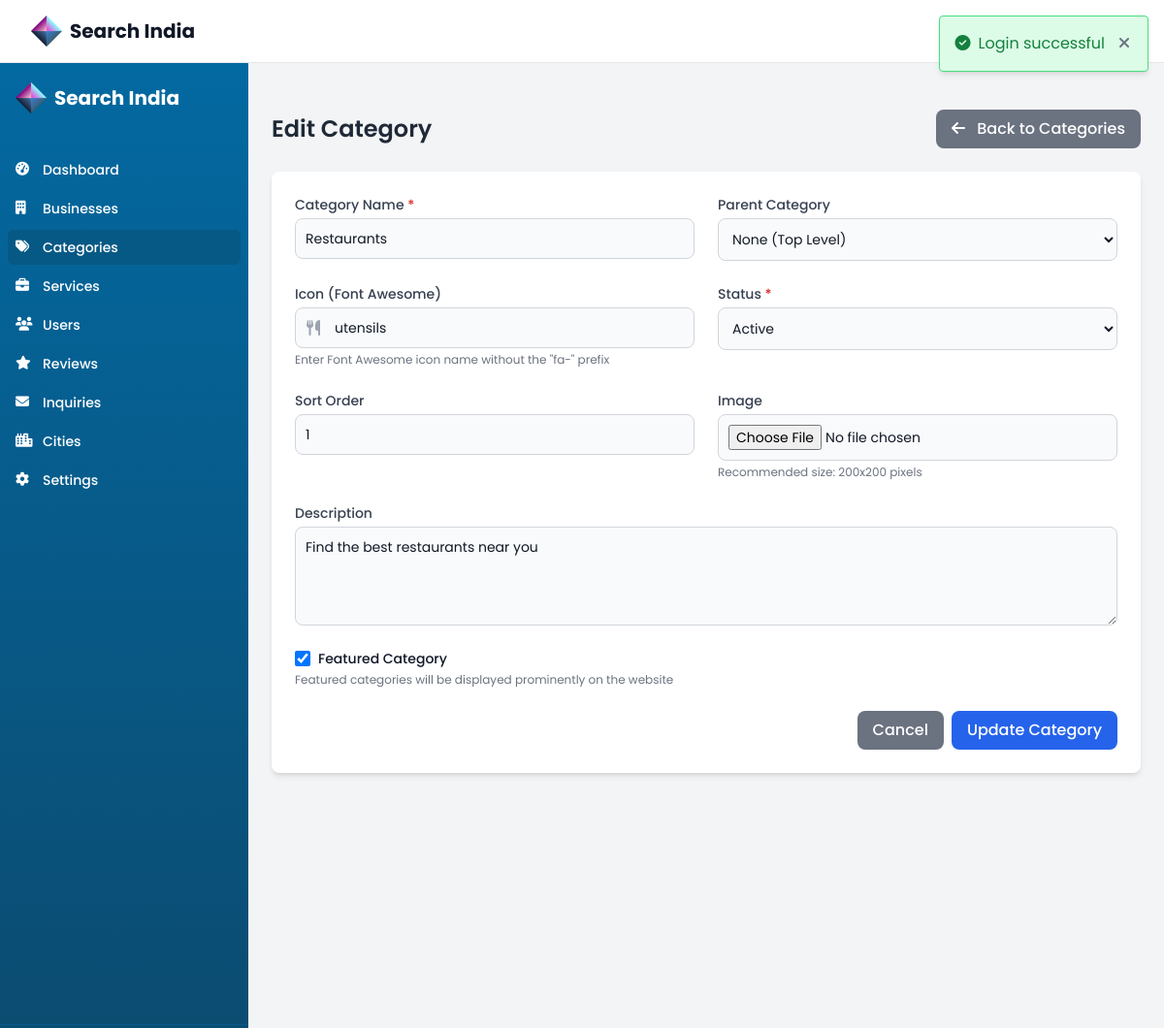
/justdial-admin/modules/categories/edit.php?id=1 (signed in), run on the app's committed database.
### tables this page shows
CREATE TABLE `categories` (
  `id` int(11) NOT NULL,
  `name` varchar(100) NOT NULL,
  `slug` varchar(100) NOT NULL,
  `description` text DEFAULT NULL,
  `icon` varchar(255) DEFAULT NULL,
  `image` varchar(255) DEFAULT NULL,
  `parent_id` int(11) DEFAULT NULL,
  `status` enum('active','inactive') DEFAULT 'active',
  `featured` tinyint(1) DEFAULT 0,
  `sort_order` int(11) DEFAULT 0,
  `created_at` timestamp NOT NULL DEFAULT current_timestamp(),
  `updated_at` timestamp NOT NULL DEFAULT current_timestamp() ON UPDATE current_timestamp()
);

### justdial-admin/config/database.php (called while the page is built, shortened)
<?php
class Database {
    private $host = DB_HOST;
    private $user = DB_USER;
    private $pass = DB_PASS;
    private $dbname = DB_NAME;
    private $conn;
    private $stmt;
    public function __construct() {
        $dsn = 'mysql:host=' . $this->host . ';dbname=' . $this->dbname . ';charset=utf8mb4';
        $options = array(
            PDO::ATTR_PERSISTENT => true,
            PDO::ATTR_ERRMODE => PDO::ERRMODE_EXCEPTION,
            PDO::ATTR_DEFAULT_FETCH_MODE => PDO::FETCH_ASSOC,
            PDO::ATTR_EMULATE_PREPARES => false
        );
        try {
            $this->conn = new PDO($dsn, $this->user, $this->pass, $options);
        } catch(PDOException $e) {
            $this->error = $e->getMessage();
            echo 'Database Connection Error: ' . $this->error;
        }
    }
    public function query($sql) {
        $this->stmt = $this->conn->prepare($sql);
    }
    public function bind($param, $value, $type = null) {
        if(is_null($type)) {
            switch(true) {
                case is_int($value):
                    $type = PDO::PARAM_INT;
                    break;
            }
        }
        $this->stmt->bindValue($param, $value, $type);
    }
    public function execute() {
        return $this->stmt->execute();
    }
    public function single() {
        $this->execute();
        return $this->stmt->fetch();
    }
}

### justdial-admin/config/functions.php (called while the page is built, shortened)
<?php
require_once 'database.php';
function db() {
    static $db = null;
    if ($db === null) {
        $db = new Database();
    }
    return $db;
}

### justdial-admin/modules/categories/edit.php (the view, shortened to what this page needs)
<?php
require_once '../../includes/header.php';
$categoryId = (int)$_GET['id'];
$db = db();
$db->query("SELECT * FROM categories WHERE id = :id");
$db->bind(':id', $categoryId);
$category = $db->single();
?>
<div class="container px-6 mx-auto">
    <div class="flex justify-between items-center my-6">
        <h2 class="text-2xl font-semibold text-gray-800">Edit Category</h2>
        <a href="index.php" class="bg-gray-500 hover:bg-gray-600 text-white font-medium py-2 px-4 rounded-lg transition-all duration-300">
            <i class="fa-solid fa-arrow-left mr-2"></i> Back to Categories
        </a>
    </div>
    <div class="bg-white rounded-lg shadow-md overflow-hidden">
        <form method="POST" enctype="multipart/form-data" class="p-6">
            <div class="grid grid-cols-1 md:grid-cols-2 gap-6">
                <div class="col-span-1">
                    <label for="name" class="block text-sm font-medium text-gray-700 mb-1">Category Name <span class="text-red-600">*</span></label>
                    <input type="text" id="name" name="name" class="bg-gray-50 border border-gray-300 text-gray-900 text-sm rounded-lg focus:ring-blue-500 focus:border-blue-500 block w-full p-2.5" value="<?= $category['name'] ?>" required>
                </div>
                <div class="col-span-1">
                    <label for="parent_id" class="block text-sm font-medium text-gray-700 mb-1">Parent Category</label>
                    <select id="parent_id" name="parent_id" class="bg-gray-50 border border-gray-300 text-gray-900 text-sm rounded-lg focus:ring-blue-500 focus:border-blue-500 block w-full p-2.5">
                        <option value="">None (Top Level)</option>
                    </select>
                </div>
                <div class="col-span-1">
                    <label for="icon" class="block text-sm font-medium text-gray-700 mb-1">Icon (Font Awesome)</label>
                    <div class="relative">
                        <div class="absolute inset-y-0 left-0 flex items-center pl-3 pointer-events-none">
                        </div>
                        <input type="text" id="icon" name="icon" class="bg-gray-50 border border-gray-300 text-gray-900 text-sm rounded-lg focus:ring-blue-500 focus:border-blue-500 block w-full pl-10 p-2.5" placeholder="e.g. utensils, hotel, car" value="<?= $category['icon'] ?>">
                    </div>
                    <p class="mt-1 text-xs text-gray-500">Enter Font Awesome icon name without the "fa-" prefix</p>
                </div>
                <div class="col-span-1">
                    <label for="status" class="block text-sm font-medium text-gray-700 mb-1">Status <span class="text-red-600">*</span></label>
                    <select id="status" name="status" class="bg-gray-50 border border-gray-300 text-gray-900 text-sm rounded-lg focus:ring-blue-500 focus:border-blue-500 block w-full p-2.5" required>
                        <option value="active" <?= $category['status'] === 'active' ? 'selected' : '' ?>>Active</option>
                    </select>
                </div>
                <div class="col-span-1">
                    <label for="sort_order" class="block text-sm font-medium text-gray-700 mb-1">Sort Order</label>
                    <input type="number" id="sort_order" name="sort_order" class="bg-gray-50 border border-gray-300 text-gray-900 text-sm rounded-lg focus:ring-blue-500 focus:border-blue-500 block w-full p-2.5" value="<?= $category['sort_order'] ?>" min="0">
                </div>
                <div class="col-span-1">
                    <label for="image" class="block text-sm font-medium text-gray-700 mb-1">Image</label>
                    <input type="file" id="image" name="image" class="bg-gray-50 border border-gray-300 text-gray-900 text-sm rounded-lg focus:ring-blue-500 focus:border-blue-500 block w-full p-2.5" accept="image/*">
                    <p class="mt-1 text-xs text-gray-500">Recommended size: 200x200 pixels</p>
                </div>
                <div class="md:col-span-2">
                    <label for="description" class="block text-sm font-medium text-gray-700 mb-1">Description</label>
                    <textarea id="description" name="description" rows="4" class="bg-gray-50 border border-gray-300 text-gray-900 text-sm rounded-lg focus:ring-blue-500 focus:border-blue-500 block w-full p-2.5"><?= $category['description'] ?></textarea>
                </div>
                <div class="md:col-span-2">
                    <div class="flex items-center">
                        <input id="featured" name="featured" type="checkbox" class="w-4 h-4 text-blue-600 bg-gray-100 border-gray-300 rounded focus:ring-blue-500" <?= $category['featured'] ? 'checked' : '' ?>>
                        <label for="featured" class="ml-2 text-sm font-medium text-gray-900">Featured Category</label>
                    </div>
                    <p class="mt-1 text-xs text-gray-500">Featured categories will be displayed prominently on the website</p>
                </div>
            </div>
            <div class="mt-6 flex justify-end">
                <button type="button" onclick="window.location.href='index.php'" class="bg-gray-500 hover:bg-gray-600 text-white font-medium py-2 px-4 rounded-lg mr-2">
                    Cancel
                </button>
                <button type="submit" class="bg-blue-600 hover:bg-blue-700 text-white font-medium py-2 px-4 rounded-lg">
                    Update Category
                </button>
            </div>
        </form>
    </div>
</div>
<?php require_once '../../includes/footer.php'; ?>

### justdial-admin/assets/css/custom.css (style rules this page uses)
:root { --primary-color: #4f46e5; --primary-hover: #4338ca; --secondary-color: #10b981; --secondary-hover: #059669; --danger-color: #ef4444; --danger-hover: #dc2626; --warning-color: #f59e0b; --warning-hover: #d97706; --info-color: #3b82f6; --info-hover: #2563eb; --success-color: #10b981; --success-hover: #059669; --dark-color: #1f2937; --light-color: #f9fafb; --gray-color: #6b7280; --border-color: #e5e7eb; --sidebar-width: 16rem; --header-height: 4rem; --font-family: 'Poppins', sans-serif; }
body { font-family: var(--font-family); background-color: #f3f4f6; color: #374151; }

### data on the page
categories: name "Restaurants", icon "utensils", status "Active", sort_order "1", description "Find the best restaurants near you", featured "☑"

### other printed values
APP_NAME "Search India"
$flashMessage['message'] "Login successful"
